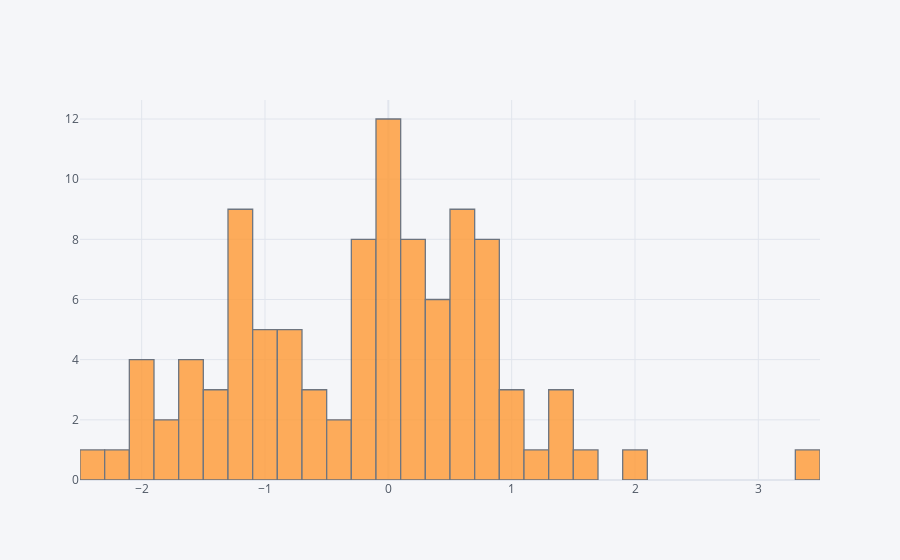

The notebook cell saved with this chart:
### Code cell
df['A'].iplot(kind='hist',bins=30)

### Figure 1 — Plotly figure (JSON) as saved in the notebook; plotly's stock layout.template omitted (floating-point values rounded to 4 significant figures)
{"data": [{"histfunc": "count", "histnorm": "", "marker": {"color": "rgba(255, 153, 51, 1.0)", "line": {"color": "#4D5663", "width": 1.3}}, "name": "A", "nbinsx": 30, "opacity": 0.8, "orientation": "v", "type": "histogram", "x": [0.7377, 0.7343, -1.068, -1.503, 0.6562, -1.146, 0.6477, 0.954, 1.54, 0.7986, -1.592, 0.8082, 0.4497, 0.4406, 0.6348, 1.387, 0.04382, -1.101, -1.228, -1.829, -0.2235, -0.705, -1.118, -1.825, 1.491, 0.2563, 0.7422, 0.02791, -0.06578, -2.028, -1.0, 0.1876, -1.375, -0.7894, -0.9694, -0.3875, 0.8497, -2.398, -1.038, -1.167, 1.018, -2.018, 0.1001, -0.5248, 0.6066, 0.2698, -1.332, -0.1137, -1.526, 0.7148, -0.2377, 0.7716, 0.02376, -0.2012, -0.5919, -2.29, -1.692, 0.03946, 0.06178, 0.5, -0.0811, -0.2207, 0.6971, 0.5793, 0.3835, 0.3065, -0.8105, 1.187, 0.04274, 0.1081, -1.983, 0.305, 0.04025, -1.367, -1.086, 0.6436, 0.09095, 0.1197, -1.109, -1.103, 0.5113, 1.937, -0.07245, -0.5471, 3.398, -1.17, 0.403, -0.4933, -1.181, -2.072, -0.8091, 0.9562, -0.2698, -0.06304, 0.2877, 1.329, 0.2504, -0.233, -0.8954, -0.291]}], "layout": {"barmode": "overlay", "legend": {"bgcolor": "#F5F6F9", "font": {"color": "#4D5663"}}, "paper_bgcolor": "#F5F6F9", "plot_bgcolor": "#F5F6F9", "title": {"font": {"color": "#4D5663"}}, "xaxis": {"gridcolor": "#E1E5ED", "showgrid": true, "tickfont": {"color": "#4D5663"}, "title": {"font": {"color": "#4D5663"}, "text": ""}, "zerolinecolor": "#E1E5ED"}, "yaxis": {"gridcolor": "#E1E5ED", "showgrid": true, "tickfont": {"color": "#4D5663"}, "title": {"font": {"color": "#4D5663"}, "text": ""}, "zerolinecolor": "#E1E5ED"}}}
